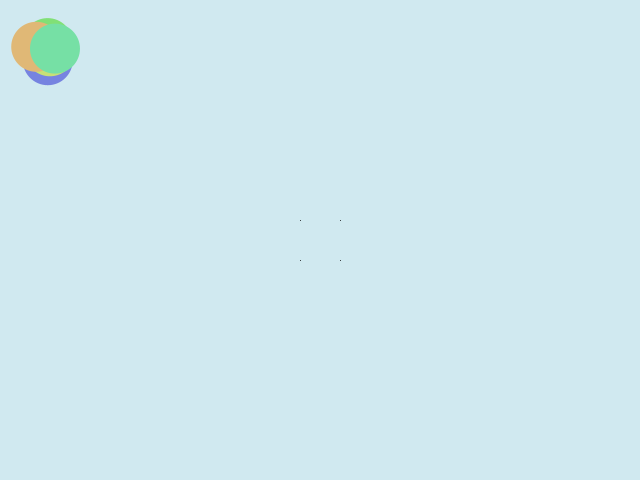
Frame 1 (no input)
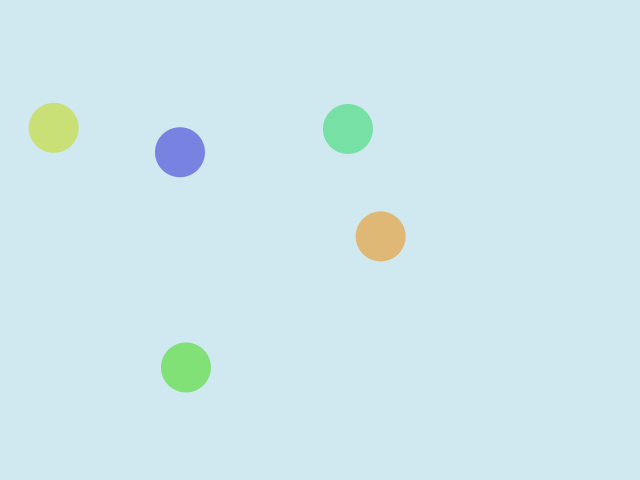
Frame 60 (the mouse pressed at the canvas centre just before this capture)
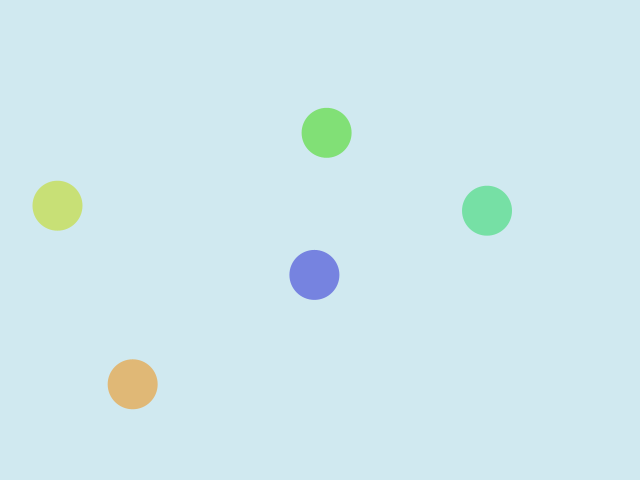
Frame 120 (the mouse held since frame 60 and released just before this capture)

The Processing sketch that drew these frames (run headless with seeded random() and noise(); from frame 60 on, the mouse is pressed at the canvas centre):

// Processing sketch: processing_39301
// ── processing_39301.pde

ClassArrayCircle[] ObjCircle;
int NumberOfBalls = 5;

void setup(){
  size(640,480);
  frameRate(30);
  colorMode(HSB,360,100,100);
  ObjCircle = new ClassArrayCircle[NumberOfBalls];
  for (int i=0;i<NumberOfBalls;i++){
    ObjCircle[i] = new ClassArrayCircle(
                                        50, //STARTING X POSITION
                                        50, // STARTING Y POSITION
                                        color(random(0,360),47,88), // STARTING COLOR
                                        random(0.1, 3.0), // STARTING X SPEED (xspeed)
                                        random(0.1, 3.0), // STARTN Y SPEED (yspeed)
                                        random(-5,5), // X DIRRECTION (xdirection)
                                        random(-5,5), // Y DIRRECTION (ydirection)
                                        i // THE UNIQ ID!
                                        );
  }//END OF FOR
}//END OF SETUP

void draw(){
  background(#D0E9F0);
  //rectMode(CORNER);
  //rect(300,220,40,40);
  fill(255,255,255);
  point(300, 220);
  point(300, 260);
  point(340, 220);
  point(340, 260);
  for (int i=0;i<NumberOfBalls;i++){
    ObjCircle[i].move();
    ObjCircle[i].display();
  }//END OF FOR
}//END OF DRAW

class ClassArrayCircle {
  float xpos;
  float ypos;
  color circlecolor;
  float xspeed;
  float yspeed;
  float xdirection;
  float ydirection;
  //int circleID; TEST
  
  ClassArrayCircle(
                    float TEMP_xpos,
                    float TEMP_ypos,
                    color TEMP_circlecolor,
                    float TEMP_xspeed,
                    float TEMP_yspeed,
                    float TEMP_xdirection,
                    float TEMP_ydirection,
                    int circleID
                   ){
        xpos = TEMP_xpos;
        ypos = TEMP_ypos;
        circlecolor = TEMP_circlecolor;
        xspeed = TEMP_xspeed;
        yspeed = TEMP_yspeed;
        xdirection = TEMP_xdirection;
        ydirection = TEMP_ydirection;
  }
  
  void display(){
    noStroke();
    fill(circlecolor);
    ellipseMode(CENTER);
    ellipse(xpos,ypos,50,50);
  }
  void move(){
    xpos = xpos + (xspeed * xdirection);
    ypos = ypos + (yspeed * ydirection);
    if(xpos > width-25-50 || xpos < 50){
      xdirection *= -1;
    }
    if(ypos > height-25-50 || ypos < 50){
      ydirection *= -1;
    }
    if(xpos >= 300 && xpos <= 340 && ypos >=220 && ypos <=260){
       xdirection *= -1;
    }

    //if(xpos >=300 && ypos >=220 && ypos <=260 && xpos <=340){
     //  ydirection *= -1;
    //}
  }
  
}//END OF CLASS      
                    
